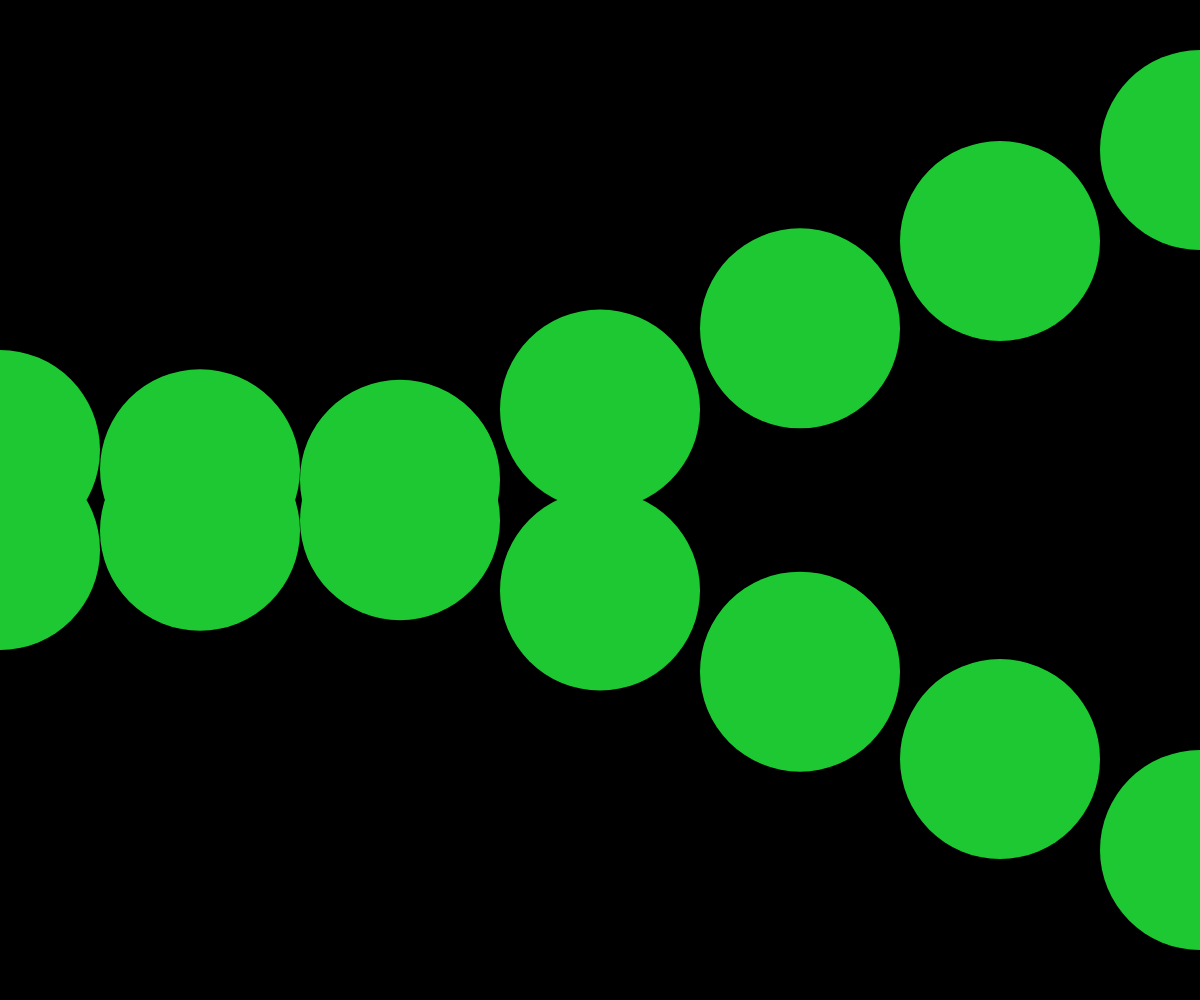
Frame 1 (no input)
Frame 60 (no input): identical to frame 1, image omitted
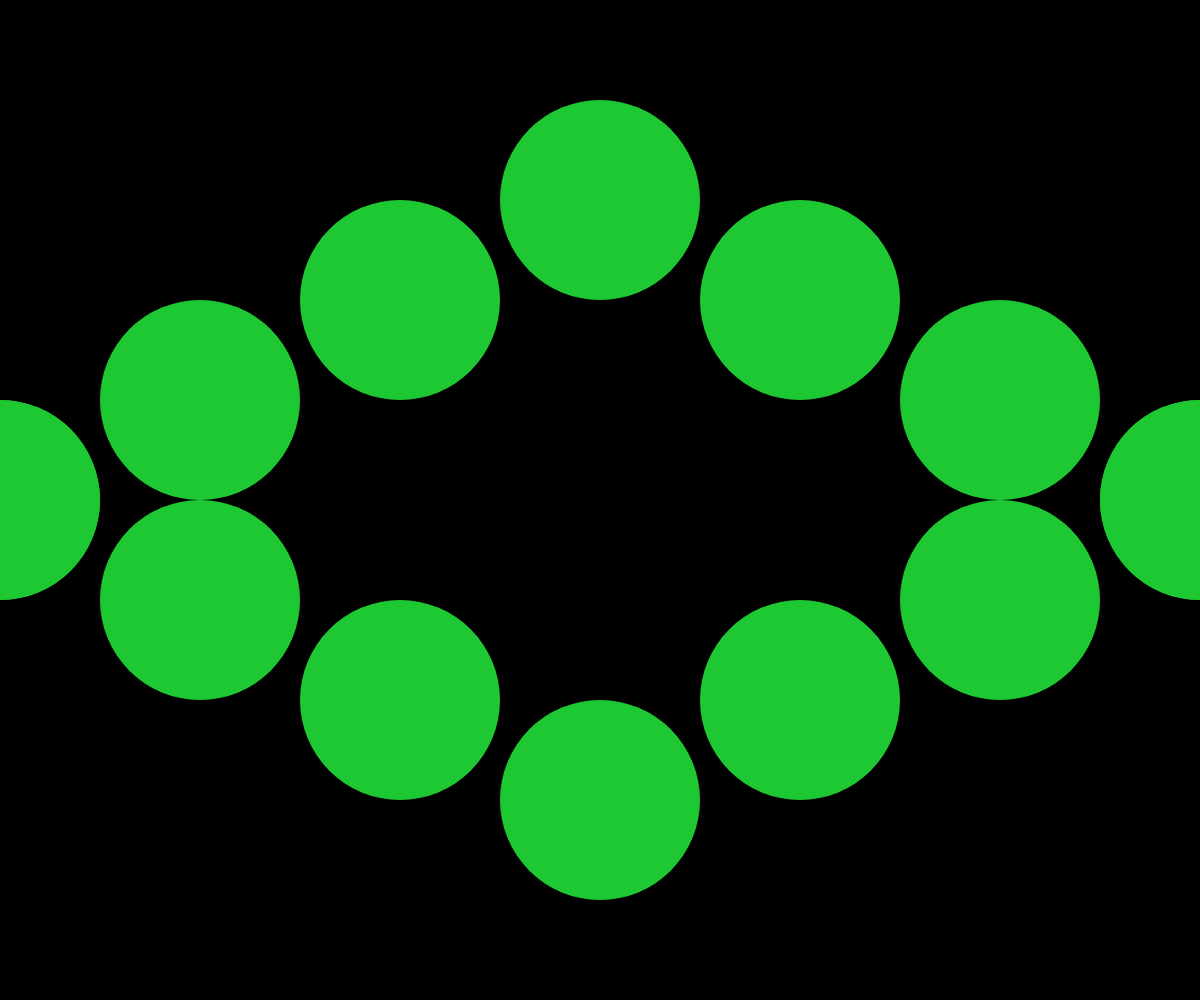
Frame 120 (the mouse pressed at the canvas centre since frame 60)

The p5.js sketch that drew these frames (run headless with seeded random() and noise() and a simulated clock; from frame 60 on, the mouse is pressed at the canvas centre):

// p5.js sketch
// ── sketch.js
/*function setup() {
  createCanvas(windowWidth, windowHeight);
}

function draw() {
  background(0);

  //plan: durchmesser der ellipse abhängig von mausdistanz machen

  let durchmesser;
  let distanz = dist(mouseX, mouseY, width/2, height/2);
  //console.log(distanz);

  durchmesser = map(distanz,0,width/2, 10, 500);

  fill(50,50,50);
  ellipse(width/2, height/2, durchmesser, durchmesser);  
}*/

function setup() {
  createCanvas(windowWidth, windowHeight);
}

function draw() {
  background(0);
  fill(30,200,50);
  noStroke();

  for (let i = 0; i < 10; i++) {
    //plan: y position ist abhängig von Distanz der maus zur mitte
    let distanz = dist(mouseX, mouseY, i * 200, height / 2);
    let yPos = map(distanz, 0, width, -300, 300);
    ellipse(i * 200, height / 2 - yPos, 200, 200);
    ellipse(i * 200, height / 2 + yPos, 200, 200);
  }
}
